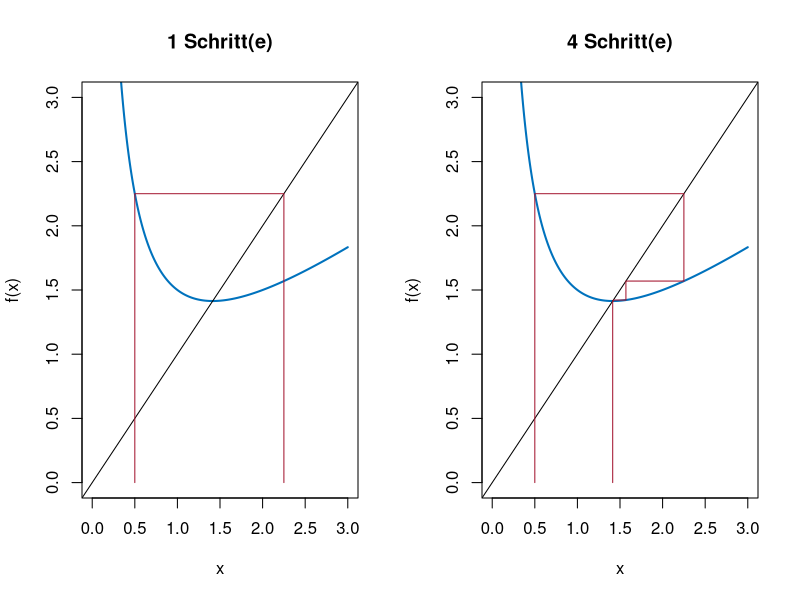

This figure's R source:
# Abb. 1.8: Treppendiagramm des Heron-Verfahrens (Buch, Abschnitt 1.1, Gl. 1.4)
# x_{n+1} = (x_n + 2/x_n)/2 mit x_0 = 0.5; die Treppe läuft in den Schnittpunkt mit y = x bei sqrt(2)
# (c) 2026 Philipp Kügler · Programm zum Buch „Dynamische Systeme in den Lebenswissenschaften“ · MIT-Lizenz (siehe LICENSE)
f <- function(x) 0.5 * (x + 2 / x)
x0 <- 0.5; N <- 4

x <- numeric(N + 1)
x[1] <- x0                               # R zählt ab 1: x[1] ist x_0
for (k in 1:N) x[k + 1] <- f(x[k])
for (k in 1:(N + 1)) cat(sprintf("x_%d = %.6f\n", k - 1, x[k]))
cat(sprintf("sqrt(2) = %.6f\n", sqrt(2)))

rot <- rgb(0.64, 0.08, 0.18); blau <- rgb(0, 0.447, 0.741)
xx <- seq(0.3, 3, length.out = 400)
par(mfrow = c(1, 2))
for (s in c(1, N)) {
  plot(xx, f(xx), type = "l", col = blau, lwd = 2, xlim = c(0, 3), ylim = c(0, 3),
       xlab = "x", ylab = "f(x)", main = sprintf("%d Schritt(e)", s))
  abline(0, 1)
  px <- x[1]; py <- 0                    # Treppe: senkrecht zum Graphen, waagrecht zur Winkelhalbierenden
  for (k in 1:s) { px <- c(px, x[k], x[k + 1]); py <- c(py, x[k + 1], x[k + 1]) }
  px <- c(px, x[s + 1]); py <- c(py, 0)  # Wert zurück auf die x-Achse
  lines(px, py, col = rot)
}
